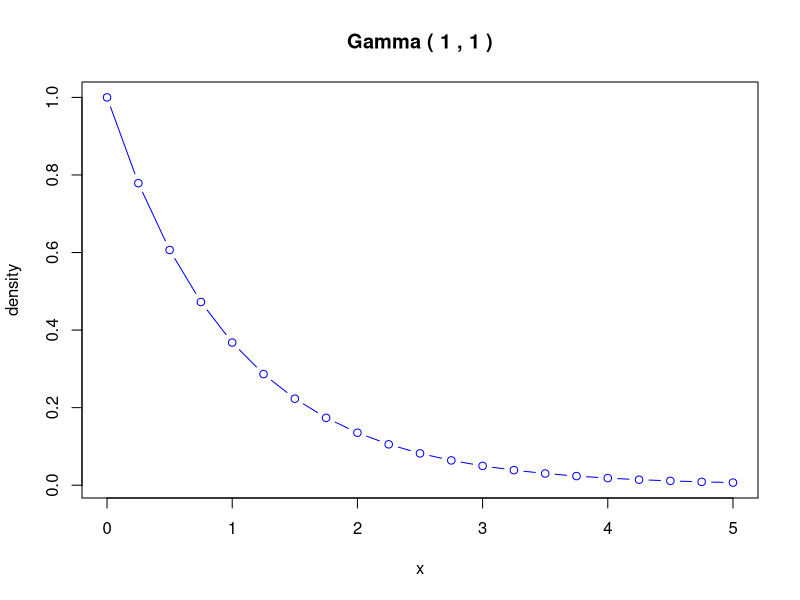
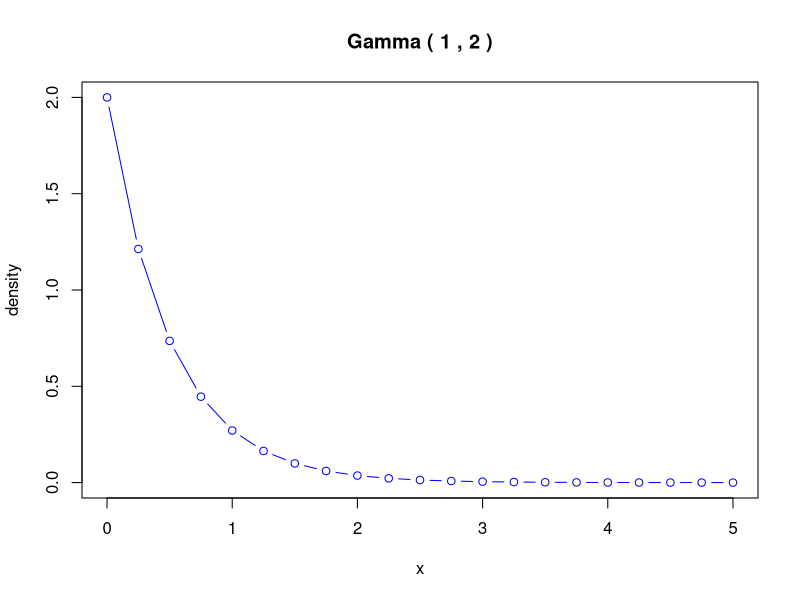
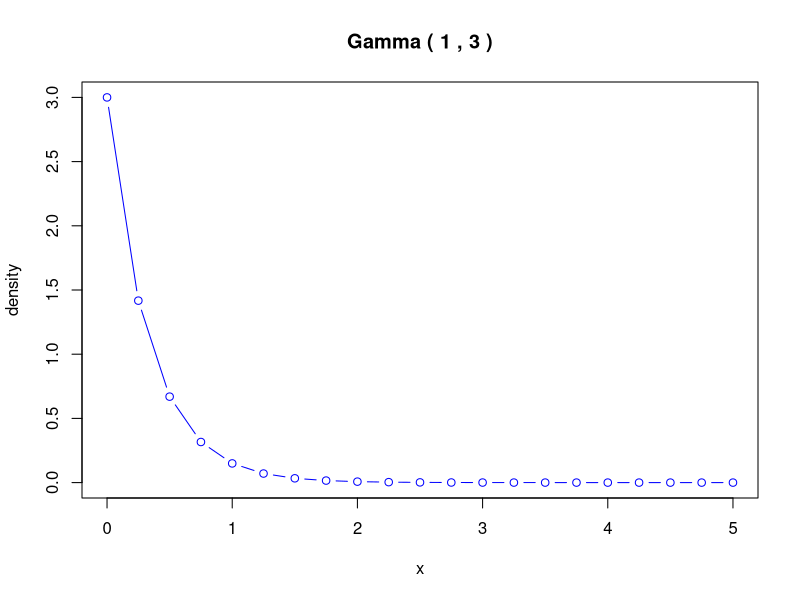
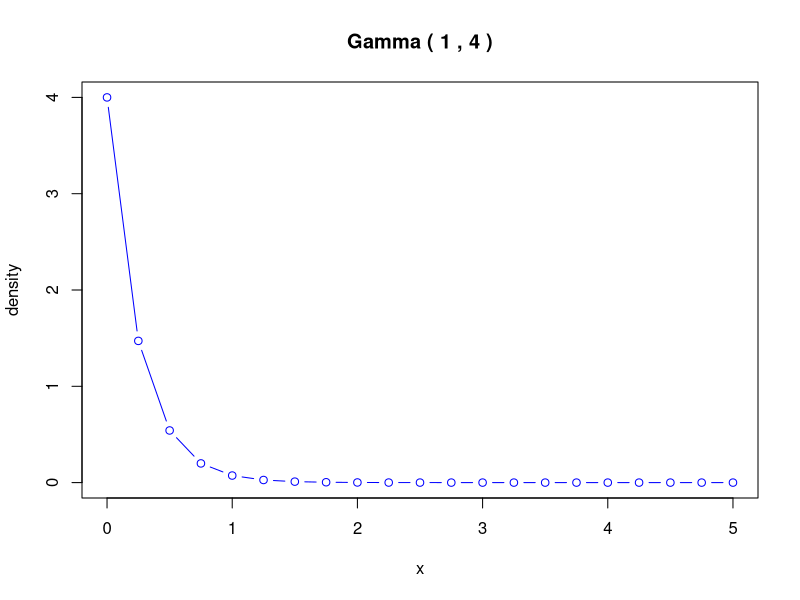
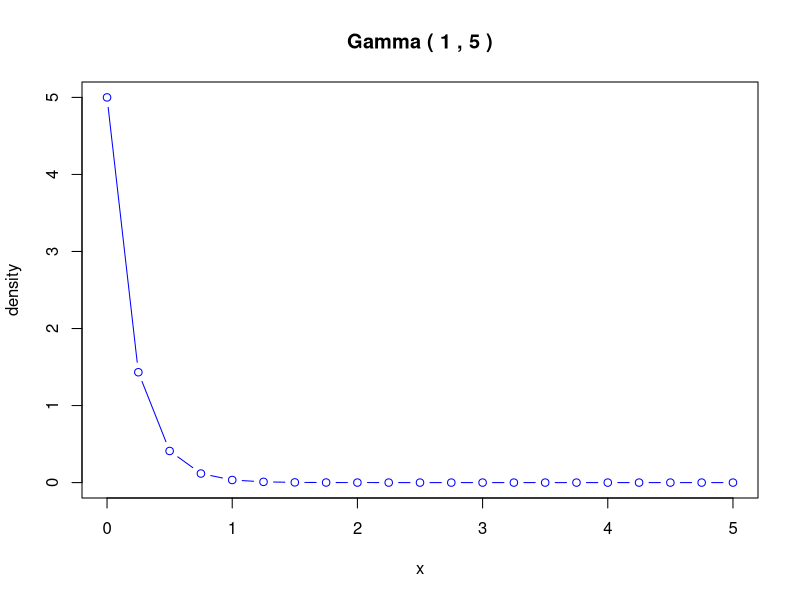
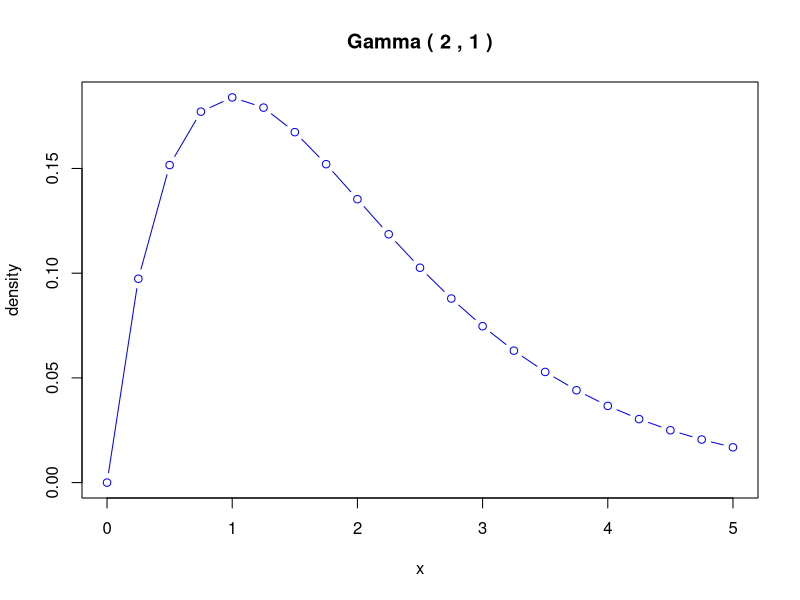
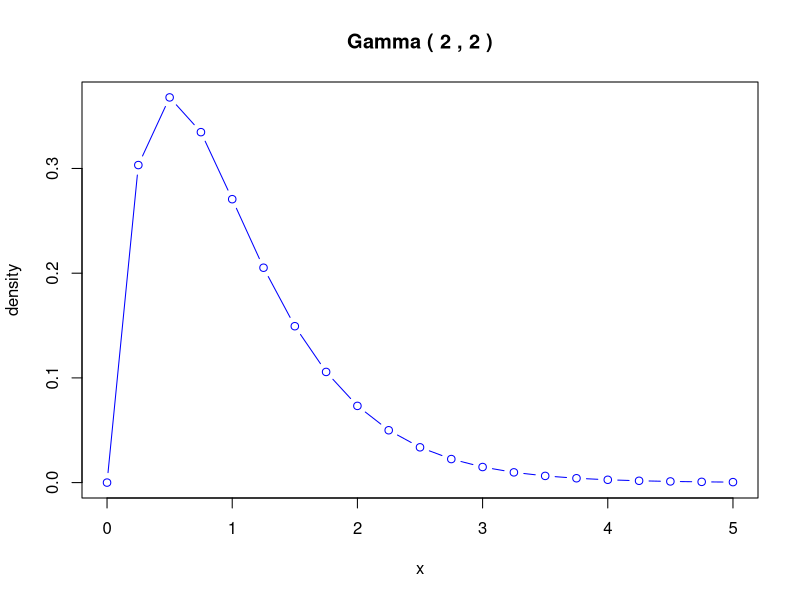
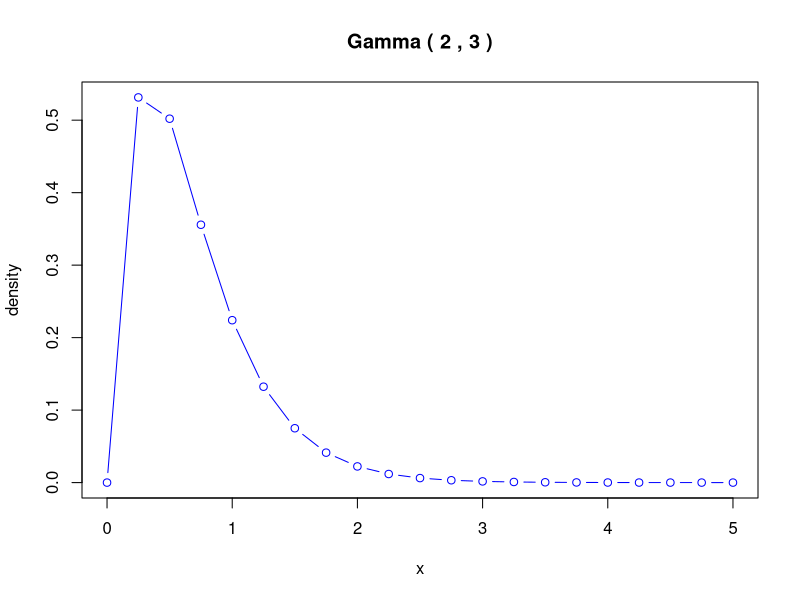

Recreate these plots in R, in order.
options(warn=-1)

##' **Gamma Distribution**
###' *The Gamma Distribution is commonly used distribution for a continous random variable that only take values on non negative values 0 <= x < inf*
###' 
###' *it has a probability density function g(x;a,b) ==>  k*(x^(r-1))*((exp(1))^(-v*x)) for 0<= x < inf*
###' 
###' *the shape of the curve is determined by (x^(r-1))*((exp(1))^(-v*x)) and k is the constant to make this equation probabaility density function
###' 
##' *k (constant) is generalization of factorial function v^r/Fact(r)*
##' 
##' *so lets create probability density function for gamma distribution*
##' 
gamma<-function(x,r,v){
  k = (v**r)/(factorial(r))
  gammf<- k*(x^(r-1))*((exp(1))^(-v*x))
  print(paste("k is : " ,k))
  return(gammf)
}


##' *lets create a variable that ranges between 0 and inf*
x <- seq(0, 5, length = 21)
##'
##' *define a and b values*
r_v <- c(1,2,3,4,5)

##' *plot probability densities with loop*
dist<-NULL
for (r in r_v){
  for (v in r_v){
    dist<- gamma(x,r,v)
    plot(x,dist,type="b",col="blue",main = paste("Gamma (",r,",",v,")"),ylab="density")
  }
}

##' *we can see same shapes with different parameters of r,v but the area under curves are differs from each other*
##'
##' *Thanks: Hincal Topcuoglu*


